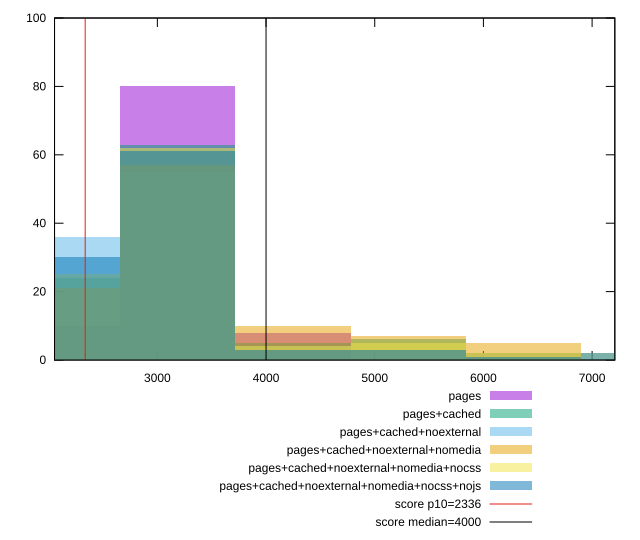

This chart was generated by the following gnuplot code:
reset

$pages <<EOF
3185.541861657309 80
4247.389148876412 8
6371.083723314618 2
2123.694574438206 10
EOF

$pagesCached <<EOF
4247.389148876412 5
2123.694574438206 24
3185.541861657309 63
5309.236436095515 6
6371.083723314618 2
EOF

$pagesCachedNoexternal <<EOF
3185.541861657309 55
2123.694574438206 36
4247.389148876412 4
5309.236436095515 3
6371.083723314618 2
EOF

$pagesCachedNoexternalNomedia <<EOF
3185.541861657309 57
5309.236436095515 7
6371.083723314618 5
2123.694574438206 21
4247.389148876412 10
EOF

$pagesCachedNoexternalNomediaNocss <<EOF
3185.541861657309 62
2123.694574438206 25
4247.389148876412 4
5309.236436095515 5
7432.931010533721 2
6371.083723314618 2
EOF

$pagesCachedNoexternalNomediaNocssNojs <<EOF
3185.541861657309 61
2123.694574438206 30
4247.389148876412 3
5309.236436095515 3
7432.931010533721 2
6371.083723314618 1
EOF

set key outside below
set boxwidth 1061.847287219103
set xrange [2053.962:7209.048999999999]
set yrange [0:100]
set trange [0:100]
set style fill transparent solid 0.5 noborder

set parametric
set terminal svg size 640, 540 enhanced background rgb 'white'
set output "reprap/first-contentful-paint/comparison/histogram/all_raw.svg"

plot $pages title "pages" with boxes, \
     $pagesCached title "pages+cached" with boxes, \
     $pagesCachedNoexternal title "pages+cached+noexternal" with boxes, \
     $pagesCachedNoexternalNomedia title "pages+cached+noexternal+nomedia" with boxes, \
     $pagesCachedNoexternalNomediaNocss title "pages+cached+noexternal+nomedia+nocss" with boxes, \
     $pagesCachedNoexternalNomediaNocssNojs title "pages+cached+noexternal+nomedia+nocss+nojs" with boxes, \
     2336,t title "score p10=2336", \
     4000,t title "score median=4000"

reset
